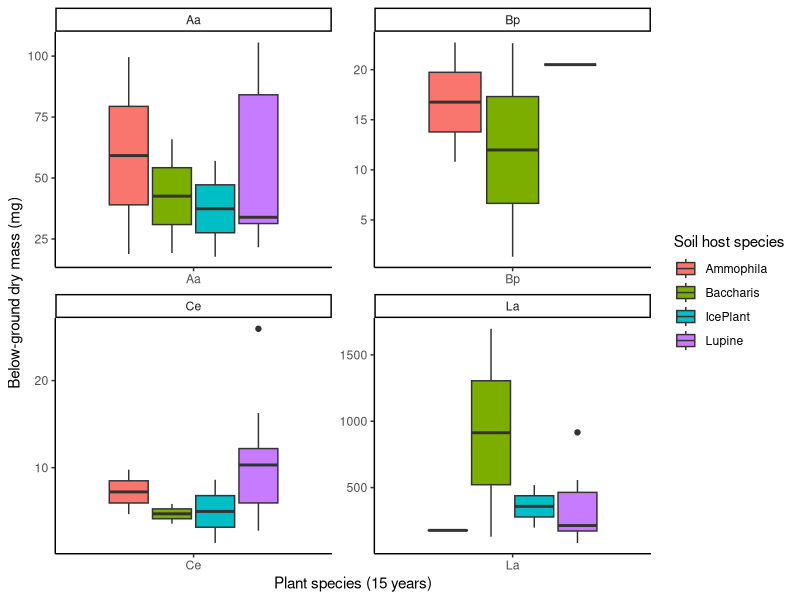
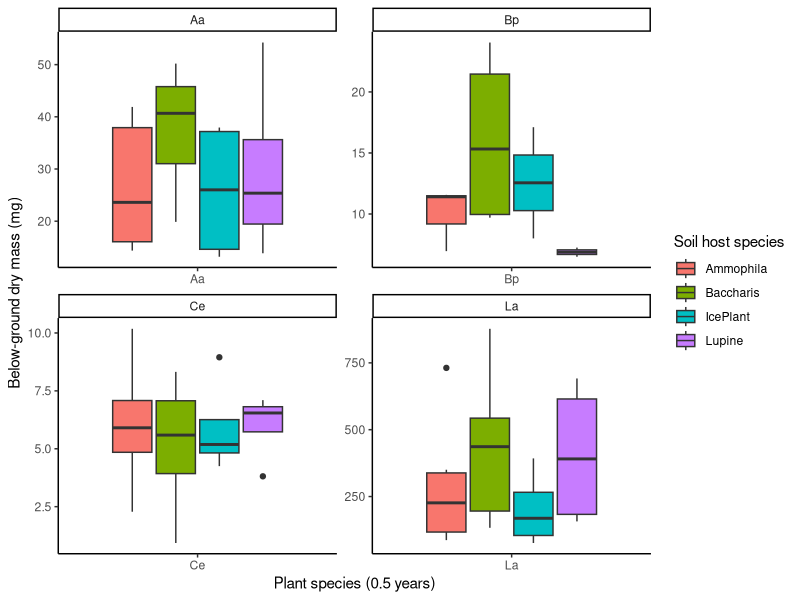

Write the R code that produced these figures, in order.
## ---- chunk 1
Garden <- read.csv("./Data/GreenhouseData.csv")
## ---- chunk 2
#Subset the data to get only the columns of interest
root <- Garden[c("PlantSpecies", "SoilHostSpecies", "BG_Dry_mg", "Age")]
 
#Age needs to be changed into a categorical variable
class(root$Age)
root$Age <- as.factor(root$Age)
class(root$Age)
## ---- chunk 3
library(ggplot2)

#Subset data again to get only the ages of interest
 oldplants <- root[grep('10', root$Age),]
 youngplants <- root[grep('0.5', root$Age),]
## ---- chunk 4
oldplot <- ggplot(oldplants, aes(x=PlantSpecies, y=BG_Dry_mg, fill=SoilHostSpecies)) + 
    geom_boxplot() +
    facet_wrap(~PlantSpecies, scale="free") +
  labs(x= "Plant species (15 years)", y = "Below-ground dry mass (mg)", fill= "Soil host species") +
  theme_classic()
oldplot
## ---- chunk 5
youngplot <- ggplot(youngplants, aes(x=PlantSpecies, y=BG_Dry_mg, fill=SoilHostSpecies)) + 
    geom_boxplot() +
    facet_wrap(~PlantSpecies, scale="free") +
  labs(x= "Plant species (0.5 years)", y = "Below-ground dry mass (mg)", fill= "Soil host species") +
  theme_classic()
youngplot
## ---- chunk 6
#Checking data to meet assumptions

#Assumption 1: the covariate and treatment should be independent of each other.
root$Age <- as.numeric(root$Age)
rootmodel <- aov(Age ~ SoilHostSpecies, data = root)
summary(rootmodel)
## ---- chunk 7
#Assumption 2: There is homogeneity of variance.
library(car)
leveneTest(BG_Dry_mg~SoilHostSpecies, data = root)
## ---- chunk 8
#Take age into consideration
ancova_model <- aov(BG_Dry_mg ~ SoilHostSpecies + PlantSpecies + Age, data = root)
Anova(ancova_model, type="III")
